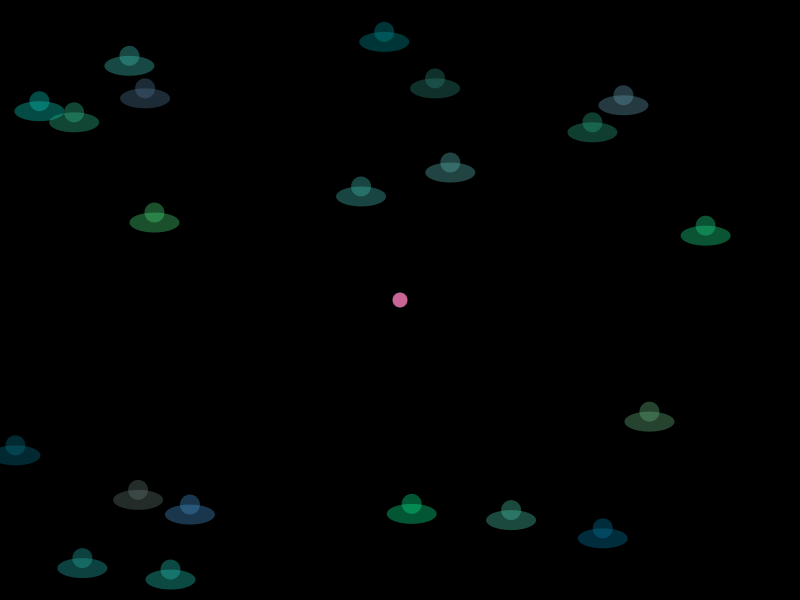
Frame 1 (no input)
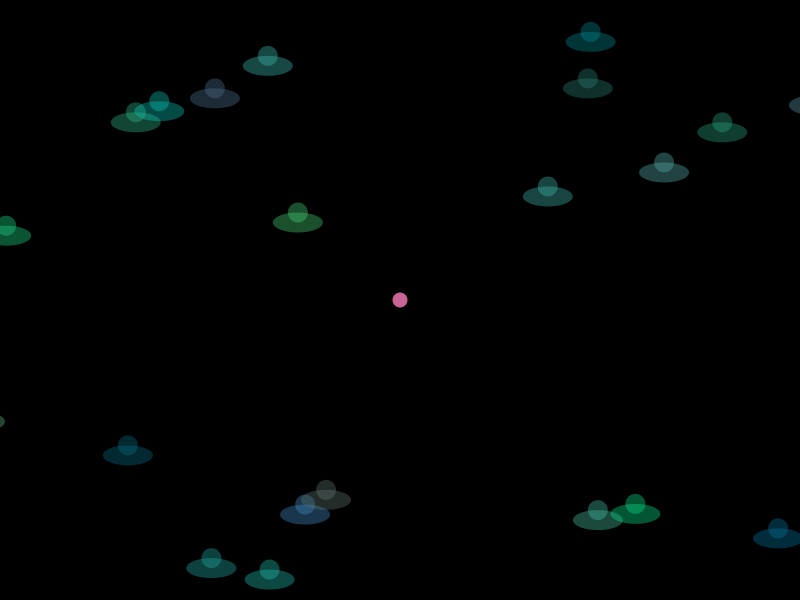
Frame 60 (the mouse pressed at the canvas centre just before this capture)
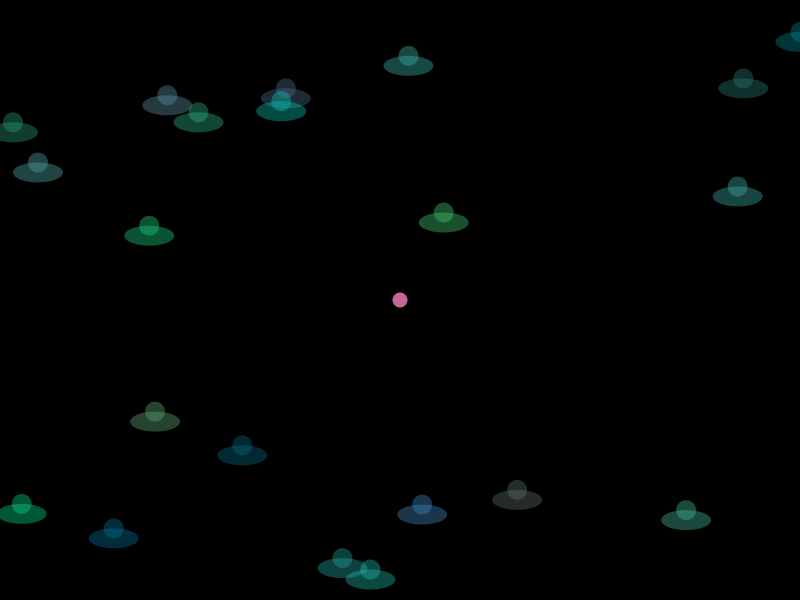
Frame 120 (the mouse held since frame 60 and released just before this capture)

The Processing sketch that drew these frames (run headless with seeded random() and noise(); from frame 60 on, the mouse is pressed at the canvas centre):

// Processing sketch: sketch_191016b
// ── sketch_191016b.pde
Ship myShip;
Ship []myShips; 
Player myPlayer;

void setup(){
  size(800, 600);
  myPlayer = new Player();
  myShip = new Ship();
  myShips= new Ship[20];
  //created the container above but not using a for loop we will fill the container with ships
  for (int i = 0; i<20; i++){
    myShips[i] = new Ship();
  }
}

void draw(){
 background(0);
 myShip.drawShip();
 myShip.move();
 
 
 fill(200, 100, 150);
 myPlayer.drawShip();
 myPlayer.move();
 //myPlayer.boundaries();
 
 for (int i = 0; i<20; i++){
   myShips[i].drawShip();
   myShips[i].move();
    if (dist(myPlayer.xPos, myPlayer.yPos, myShips[i].xPos, myShips[i].yPos)<25){
   println("collision");
 }
 }
}

// ── Player.pde
class Player {
  float xPos;
  float yPos;
  float xSpeed;
  float ySpeed;
  //to be able to access the size of ship re collision
  int size;
  
  Player(){
    xPos = width/2; 
    yPos = height/2;
    
    size = 15;
  }
  
  void move(){
    xPos = xPos + xSpeed;
    yPos = yPos + ySpeed;
    
    if (keyPressed){
       if (keyCode == UP){
         ySpeed = -5;
      }
      if (keyCode == DOWN){
        ySpeed = 5;
        }
      if (keyCode == RIGHT){
        xSpeed = 5;
        }
      if (keyCode == LEFT){
        xSpeed = -5;
        }
    }else {
      xSpeed = 0;
      ySpeed = 0;
    } 
    
  }
  
  //void boundaries(){
  //  if(xPos > width + 20){
  //    xPos = -20;
  //  }
  //  if(xPos < width - 20){
  //    xPos = +20;
  //  }
  //}
  
  void drawShip(){
     noStroke();
     ellipse(xPos, yPos, size, size);
  }
}

// ── Ships.pde
class Ship{
  //data
  color c;
  float xPos;
  float yPos;
  float xSpeed;
  
  //constructor
    Ship(){
      c = color(random(0,100), random(100, 244), random(100, 200));
      xPos=random(0, width);
      yPos=random(0, height);
      xSpeed=random(1, 4);
    }  
  
    void drawShip(){
      noStroke();
      fill(c, 100);
      ellipse(xPos, yPos, 50, 20);
      ellipse(xPos, yPos-10, 20, 20);
    }
  
    void move(){
      xPos = xPos + xSpeed;
      if (xPos >= width+20){
        xPos = -20;
      }
    }
}
